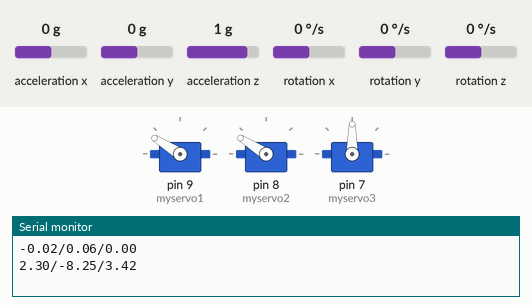
Recording of a sketch running on a simulated Arduino Leonardo, built with avr-gcc and run on an emulated ATmega32U4. Parts: 3 × servo, the last lines printed to the serial monitor. Wiring (inferred from the names in the program): MPU-6050 motion sensor at I2C address 0x68. The test bench sets the inputs (shaded band); at power-on: rotation z 0 °/s, acceleration z 1 g, acceleration x 0 g, acceleration y 0 g, rotation x 0 °/s, rotation y 0 °/s.

Above: at 5.1 s.
5.2 s: rotation z set to 100 °/s
At 6.3 s:
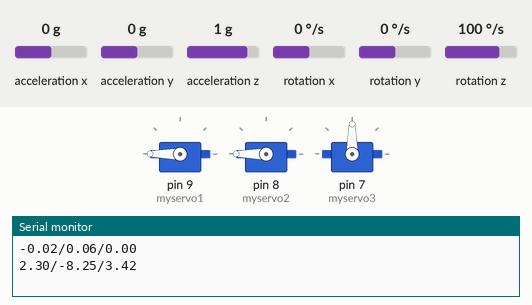
15.1 s: acceleration z set to 0 g
At 19.9 s:
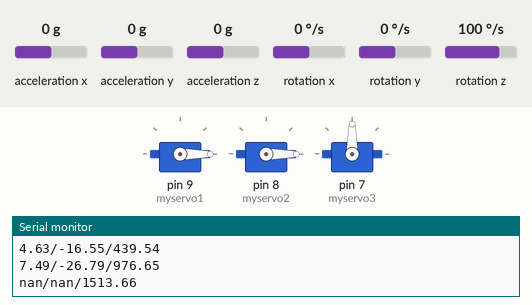
Timing chart, 0 to 31.0 s (numbered marks = the images above; inputs shaded):
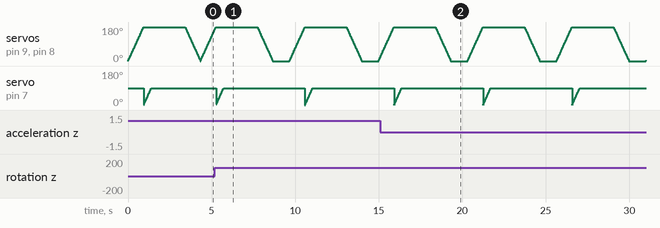

The sketch:

sketch_dec20a.ino
```cpp
//加速度传感器来检测下落瞬间—-https://zhuanlan.zhihu.com/p/100740936
/*
Arduinoand MPU6050 Accelerometerand Gyroscope Sensor Tutorial
*/
#include <Wire.h>
const int MPU = 0x68; // MPU6050 I2C address
float AccX, AccY, AccZ;
float GyroX, GyroY, GyroZ;
float accAngleX, accAngleY, gyroAngleX, gyroAngleY, gyroAngleZ;
float roll, pitch, yaw;
float AccErrorX, AccErrorY, GyroErrorX, GyroErrorY, GyroErrorZ;
float elapsedTime, currentTime, previousTime;
int c = 0;
void gravity_setup() {
    Serial.begin(19200);
    Wire.begin();                      // Initialize comunication
    Wire.beginTransmission(MPU);       // Start communication with MPU6050 // MPU=0x68
    Wire.write(0x6B);                  // Talk to the register 6B
    Wire.write(0x00);                  // Make reset - place a 0 into the 6B register
    Wire.endTransmission(true);        //end the transmission
    /*
    // Configure Accelerometer Sensitivity - Full Scale Range (default +/- 2g)
    Wire.beginTransmission(MPU);
    Wire.write(0x1C);                  //Talk to the ACCEL_CONFIG register (1C hex)
    Wire.write(0x10);                  //Set the register bits as 00010000 (+/- 8g full scale range)
    Wire.endTransmission(true);
    // Configure Gyro Sensitivity - Full Scale Range (default +/- 250deg/s)
    Wire.beginTransmission(MPU);
    Wire.write(0x1B);                   // Talk to the GYRO_CONFIG register (1B hex)
    Wire.write(0x10);                   // Set the register bits as 00010000 (1000deg/s full scale)
    Wire.endTransmission(true);
    delay(20);
    */
    // Call this function if you need to get the IMU error values for your module
    calculate_IMU_error();
    delay(20);
}
double gravity_loop() {
    // === Read acceleromter data === //
    Wire.beginTransmission(MPU);
    Wire.write(0x3B); // Start with register 0x3B (ACCEL_XOUT_H)
    Wire.endTransmission(false);
    Wire.requestFrom(MPU, 6, true); // Read 6 registers total, each axis value is stored in 2 registers
    //For a range of +-2g, we need to divide the raw values by 16384, according to the datasheet
    AccX = (Wire.read() << 8 | Wire.read()) / 16384.0; // X-axis value
    AccY = (Wire.read() << 8 | Wire.read()) / 16384.0; // Y-axis value
    AccZ = (Wire.read() << 8 | Wire.read()) / 16384.0; // Z-axis value
    // Calculating Roll and Pitch from the accelerometer data
    accAngleX = (atan(AccY / sqrt(pow(AccX, 2) + pow(AccZ, 2))) * 180 / PI) - 0.58; // AccErrorX ~(0.58) See the calculate_IMU_error()custom function for more details
    accAngleY = (atan(-1 * AccX / sqrt(pow(AccY, 2) + pow(AccZ, 2))) * 180 / PI) + 1.58; // AccErrorY ~(-1.58)
    // === Read gyroscope data === //
    previousTime = currentTime;        // Previous time is stored before the actual time read
    currentTime = millis();            // Current time actual time read
    elapsedTime = (currentTime - previousTime) / 1000; // Divide by 1000 to get seconds
    Wire.beginTransmission(MPU);
    Wire.write(0x43); // Gyro data first register address 0x43
    Wire.endTransmission(false);
    Wire.requestFrom(MPU, 6, true); // Read 4 registers total, each axis value is stored in 2 registers
    GyroX = (Wire.read() << 8 | Wire.read()) / 131.0; // For a 250deg/s range we have to divide first the raw value by 131.0, according to the datasheet
    GyroY = (Wire.read() << 8 | Wire.read()) / 131.0;
    GyroZ = (Wire.read() << 8 | Wire.read()) / 131.0;
    // Correct the outputs with the calculated error values
    GyroX = GyroX + 0.56; // GyroErrorX ~(-0.56)
    GyroY = GyroY - 2; // GyroErrorY ~(2)
    GyroZ = GyroZ + 0.79; // GyroErrorZ ~ (-0.8)
    // Currently the raw values are in degrees per seconds, deg/s, so we need to multiply by sendonds (s) to get the angle in degrees
    gyroAngleX = gyroAngleX + GyroX * elapsedTime; // deg/s * s = deg
    gyroAngleY = gyroAngleY + GyroY * elapsedTime;
    yaw = yaw + GyroZ * elapsedTime;
    // Complementary filter - combine acceleromter and gyro angle values
    roll = 0.96 * gyroAngleX + 0.04 * accAngleX;
    pitch = 0.96 * gyroAngleY + 0.04 * accAngleY;

    // Print the values on the serial monitor
    Serial.print(roll);
    Serial.print("/");
    Serial.print(pitch);
    Serial.print("/");
    Serial.println(yaw);
    return GyroZ;
}
void calculate_IMU_error() {
    // We can call this funtion in the setup section to calculate the accelerometer and gyro data error. From here we will get the error values used in the above equations printed on the Serial Monitor.
    // Note that we should place the IMU flat in order to get the proper values, so that we then can the correct values
    // Read accelerometer values 200 times
    while (c < 200) {
        Wire.beginTransmission(MPU);
        Wire.write(0x3B);
        Wire.endTransmission(false);
        Wire.requestFrom(MPU, 6, true);
        AccX = (Wire.read() << 8 | Wire.read()) / 16384.0;
        AccY = (Wire.read() << 8 | Wire.read()) / 16384.0;
        AccZ = (Wire.read() << 8 | Wire.read()) / 16384.0;
        // Sum all readings
        AccErrorX = AccErrorX + ((atan((AccY) / sqrt(pow((AccX), 2) + pow((AccZ), 2))) * 180 / PI));
        AccErrorY = AccErrorY + ((atan(-1 * (AccX) / sqrt(pow((AccY), 2) + pow((AccZ), 2))) * 180 / PI));
        c++;
    }
    //Divide the sum by 200 to get the error value
    AccErrorX = AccErrorX / 200;
    AccErrorY = AccErrorY / 200;
    c = 0;
    // Read gyro values 200 times
    while (c < 200) {
        Wire.beginTransmission(MPU);
        Wire.write(0x43);
        Wire.endTransmission(false);
        Wire.requestFrom(MPU, 6, true);
        GyroX = Wire.read() << 8 | Wire.read();
        GyroY = Wire.read() << 8 | Wire.read();
        GyroZ = Wire.read() << 8 | Wire.read();
        // Sum all readings
        GyroErrorX = GyroErrorX + (GyroX / 131.0);
        GyroErrorY = GyroErrorY + (GyroY / 131.0);
        GyroErrorZ = GyroErrorZ + (GyroZ / 131.0);
        c++;
    }
    //Divide the sum by 200 to get the error value
    GyroErrorX = GyroErrorX / 200;
    GyroErrorY = GyroErrorY / 200;
    GyroErrorZ = GyroErrorZ / 200;
    // Print the error values on the Serial Monitor
    Serial.print("AccErrorX: ");
    Serial.println(AccErrorX);
    Serial.print("AccErrorY: ");
    Serial.println(AccErrorY);
    Serial.print("GyroErrorX: ");
    Serial.println(GyroErrorX);
    Serial.print("GyroErrorY: ");
    Serial.println(GyroErrorY);
    Serial.print("GyroErrorZ: ");
    Serial.println(GyroErrorZ);
}

//步进电机打开盖子-https://www.jianshu.com/p/f3fee0082519
#include <Servo.h>

Servo myservo1;  // 定义Servo对象来控制
Servo myservo2;
Servo myservo3;
int pos = 0;    // 角度存储变量

void stepup_loop() {
    for (pos = 0; pos <= 180; pos++) { // 0°到180°
      // in steps of 1 degree
        myservo1.write(pos);
        myservo2.write(pos);// 舵机角度写入
        delay(5);          // 等待转动到指定角度
    }

}


//步进电机旋转打开弹簧锁
void triger() {
    for (pos = 0; pos <= 90; pos++)
    {
        myservo3.write(pos);
        delay(5);
    }
}
//步进电机关闭盖子
void stepdown_loop() {
    for (pos = 180; pos >= 0; pos--) { // 从180°到0°
        myservo1.write(pos);              // 舵机角度写入
        myservo2.write(pos);
        delay(5);                       // 等待转动到指定角度
    }
}
//超声波测距地面高度
const int pingPin = 5; // Trigger Pin of Ultrasonic Sensor
const int echoPin = 6; // Echo Pin of Ultrasonic Sensor


long microsecondsToInches(long microseconds) {
    return microseconds / 74 / 2;
}

long microsecondsToCentimeters(long microseconds) {
    return microseconds / 29 / 2;
}

double voice_loop() {
    long duration, inches, cm;
    pinMode(pingPin, OUTPUT);
    digitalWrite(pingPin, LOW);
    delayMicroseconds(2);
    digitalWrite(pingPin, HIGH);
    delayMicroseconds(10);
    digitalWrite(pingPin, LOW);
    pinMode(echoPin, INPUT);
    duration = pulseIn(echoPin, HIGH);
    inches = microsecondsToInches(duration);
    cm = microsecondsToCentimeters(duration);
    Serial.print(inches);
    Serial.print("in, ");
    Serial.print(cm);
    Serial.print("cm");
    Serial.println();

    delay(100);
    return cm;
}


void setup() {
    Serial.begin(9600);
    myservo1.attach(9);  // 舵机控制线连接数字9
    myservo2.attach(8);
    myservo3.attach(7);

}
void loop() {
    if (gravity_loop() > 9)    //当z轴加速度大于9时开始计时
        delay(1000);//这个time是我们计算的开伞时刻，time-2是提前2秒，当然这里换算成毫秒
    stepup_loop();
    triger();
    delay(2000);      //4秒后，关闭盖子
    stepdown_loop();
    //if (voice_loop()<5)
        //气囊?

}
```

Measured:
- by itself, servo on pin 7 (myservo3): ramps from 0° to 90° and jumps back, once every 5.3 s
